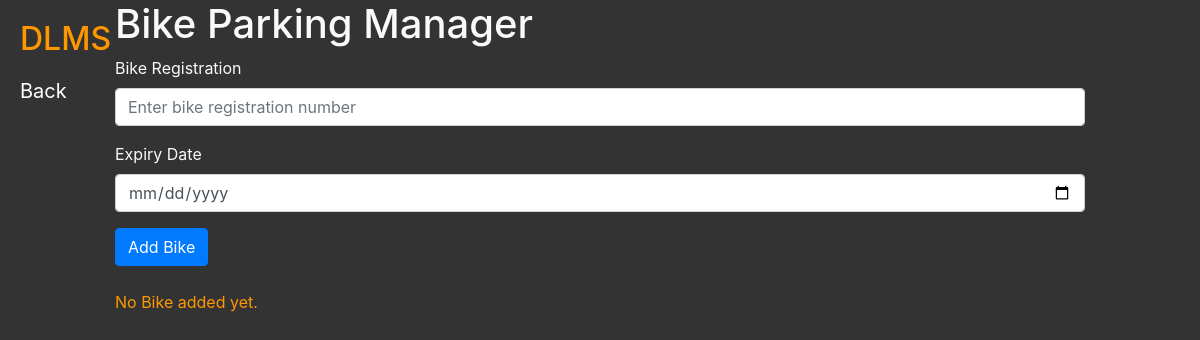
Page /bike_parking on the earlier database version.
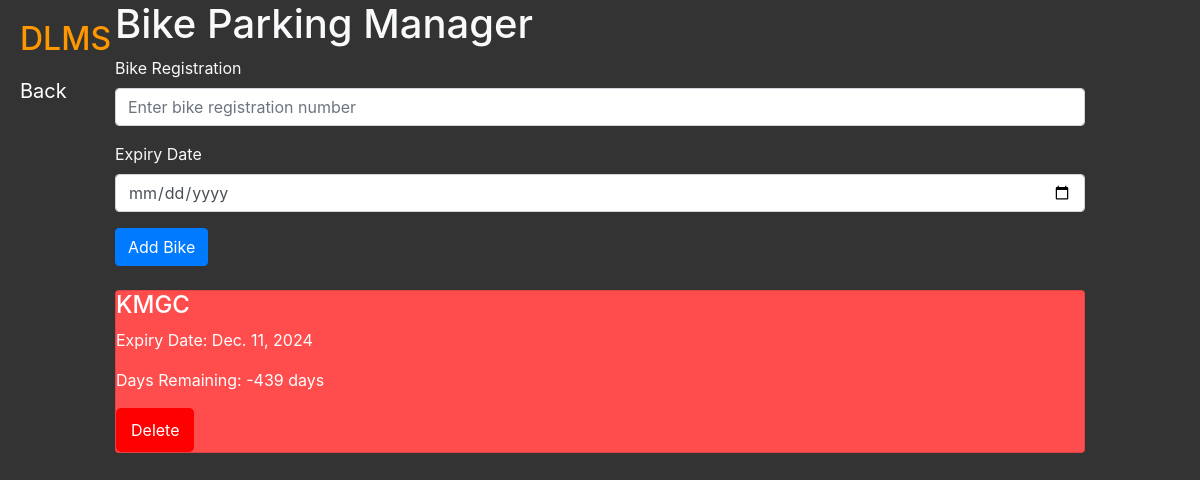
Same page on the later database version.
### DTMS/models.py (models this page shows, shortened)
class Bike(models.Model):
    name = models.CharField(max_length=100)
    expiry_date = models.DateField()

### DTMS/views.py (the view)
# urls.py: path('bike_parking', views.bike_parking, name='bike_parking'),
def bike_parking(request):
    if request.method == 'POST':
        name = request.POST.get('name')
        expiry_date = request.POST.get('expiry_date')
        if name and expiry_date:
            Bike.objects.create(name=name, expiry_date=expiry_date)
        return redirect('bike_parking')
    today = timezone.now().date()
    bikes = Bike.objects.all()
    for bike in bikes:
        bike.days_remaining = (bike.expiry_date - today).days
        if bike.days_remaining > 20:
            bike.color_class = 'card-green'
        elif bike.days_remaining > 10:
            bike.color_class = 'card-orange'
        else:
            bike.color_class = 'card-red'
    return render(request, 'bike_parking.html', {'bikes': bikes})

### DTMS/TEMPLATES/bike_parking.html (shortened to what this page needs)
<!DOCTYPE html>
<html lang="en">
<head>
  <link rel="stylesheet" href="https://stackpath.bootstrapcdn.com/bootstrap/4.5.2/css/bootstrap.min.css">
</head>
<body>
  <div class="sidebar">
    <h2>DLMS</h2>
    <a href="#" class="back-button" onclick="goToDashboard()">Back</a>
  </div>
  <div class="container-fluid col-md-10">
    <h1 class="text-light">Bike Parking Manager</h1>
    <form id="bike-form" method="POST" class="mb-4">
      <div class="form-group">
        <label for="name" class="text-light">Bike Registration</label>
        <input type="text" class="form-control" id="name" name="name" placeholder="Enter bike registration number" required>
      </div>
      <div class="form-group">
        <label for="expiry_date" class="text-light">Expiry Date</label>
        <input type="date" class="form-control" id="expiry_date" name="expiry_date" required>
      </div>
      <button type="submit" class="btn btn-primary">Add Bike</button>
    </form>
    <div id="bike-list">
      {% for bike in bikes %}
      <div class="card {{ bike.color_class }}" id="bike-{{ bike.id }} p-3">
        <h4>{{ bike.name }}</h4>
        <p>Expiry Date: {{ bike.expiry_date }}</p>
        <p>Days Remaining: {{ bike.days_remaining }} days</p>
        <form method="POST" action="{% url 'delete_bike' bike.id %}" style="display:inline;" onsubmit="return confirmDelete();">
          <button type="submit" class="delete-btn"> Delete</button>
        </form>
      </div>
      {% empty %}
      <p>No Bike added yet.</p>
      {% endfor %}
    </div>
  </div>
</body>
</html>

Differences in the rows shown:
added Bike: name "KMGC", expiry_date "Dec. 11, 2024", days_remaining "-439"
Other differences:
text no longer shown: "No Bike added yet."
